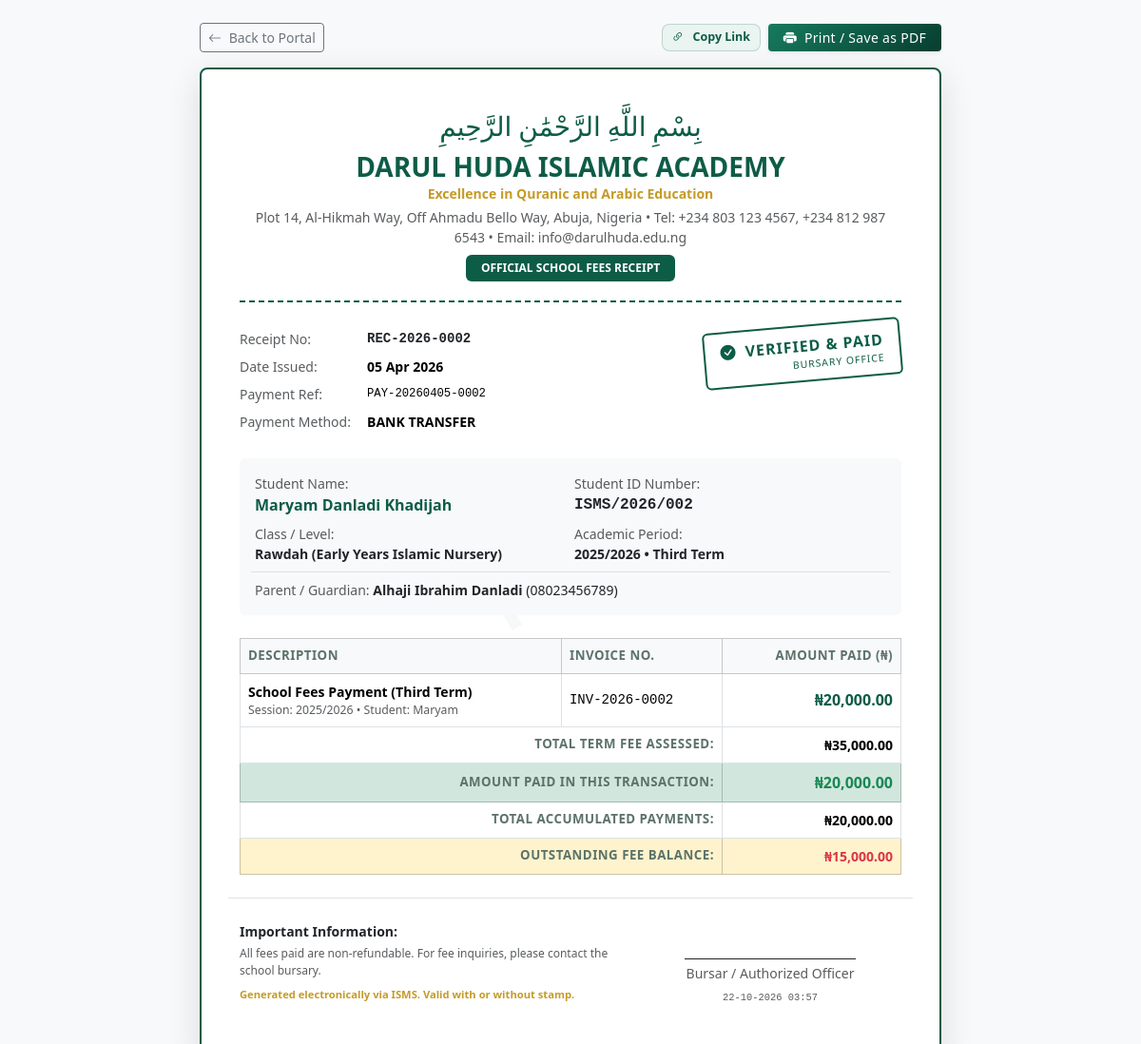
The page /parent/receipt.php?id=2 (signed in) on the database its author committed.
### tables this page shows
CREATE TABLE `payments` (
  `id` INT AUTO_INCREMENT PRIMARY KEY,
  `invoice_id` INT NOT NULL,
  `student_id` INT NOT NULL,
  `parent_id` INT NOT NULL,
  `payment_reference` VARCHAR(100) NOT NULL UNIQUE,  
  `transaction_reference` VARCHAR(150) NULL,       
  `amount` DECIMAL(12, 2) NOT NULL,
  `payment_method` ENUM('online_paystack', 'online_flutterwave', 'bank_transfer', 'cash', 'pos') NOT NULL DEFAULT 'bank_transfer',
  `payment_channel` VARCHAR(50) NULL,
  `proof_file` VARCHAR(255) NULL,                  
  `payment_status` ENUM('pending', 'successful', 'failed', 'rejected') NOT NULL DEFAULT 'pending',
  `rejection_reason` TEXT NULL,
  `verified_by` INT NULL,                          
  `verified_at` DATETIME NULL,
  `notes` TEXT NULL,
  `created_at` TIMESTAMP DEFAULT CURRENT_TIMESTAMP,
  CONSTRAINT `fk_pay_invoice` FOREIGN KEY (`invoice_id`) REFERENCES `student_invoices` (`id`) ON DELETE CASCADE,
  CONSTRAINT `fk_pay_student` FOREIGN KEY (`student_id`) REFERENCES `students` (`id`) ON DELETE CASCADE,
  CONSTRAINT `fk_pay_parent` FOREIGN KEY (`parent_id`) REFERENCES `parents` (`id`) ON DELETE CASCADE,
  CONSTRAINT `fk_pay_admin` FOREIGN KEY (`verified_by`) REFERENCES `users` (`id`) ON DELETE SET NULL
);

CREATE TABLE `receipts` (
  `id` INT AUTO_INCREMENT PRIMARY KEY,
  `receipt_number` VARCHAR(50) NOT NULL UNIQUE,   
  `payment_id` INT NOT NULL UNIQUE,
  `invoice_id` INT NOT NULL,
  `student_id` INT NOT NULL,
  `parent_id` INT NOT NULL,
  `amount` DECIMAL(12, 2) NOT NULL,
  `issued_date` DATE NOT NULL,
  `created_at` TIMESTAMP DEFAULT CURRENT_TIMESTAMP,
  CONSTRAINT `fk_rec_payment` FOREIGN KEY (`payment_id`) REFERENCES `payments` (`id`) ON DELETE CASCADE,
  CONSTRAINT `fk_rec_invoice` FOREIGN KEY (`invoice_id`) REFERENCES `student_invoices` (`id`) ON DELETE CASCADE,
  CONSTRAINT `fk_rec_student` FOREIGN KEY (`student_id`) REFERENCES `students` (`id`) ON DELETE CASCADE,
  CONSTRAINT `fk_rec_parent` FOREIGN KEY (`parent_id`) REFERENCES `parents` (`id`) ON DELETE CASCADE
);

CREATE TABLE `students` (
  `id` INT AUTO_INCREMENT PRIMARY KEY,
  `student_id_number` VARCHAR(50) NULL UNIQUE,  
  `parent_id` INT NOT NULL,
  `first_name` VARCHAR(60) NOT NULL,
  `last_name` VARCHAR(60) NOT NULL,
  `other_name` VARCHAR(60) NULL,
  `date_of_birth` DATE NOT NULL,
  `gender` ENUM('Male', 'Female') NOT NULL,
  `requested_class_id` INT NULL,
  `current_class_id` INT NULL,
  `previous_islamiyya_education` TEXT NULL,
  `registration_status` ENUM('pending', 'approved', 'rejected') NOT NULL DEFAULT 'pending',
  `rejection_reason` TEXT NULL,
  `enrolment_status` ENUM('active', 'graduated', 'withdrawn', 'inactive') NOT NULL DEFAULT 'active',
  `admission_date` DATE NULL,
  `medical_info` TEXT NULL,
  `created_at` TIMESTAMP DEFAULT CURRENT_TIMESTAMP,
  `updated_at` TIMESTAMP DEFAULT CURRENT_TIMESTAMP ON UPDATE CURRENT_TIMESTAMP,
  CONSTRAINT `fk_students_parent` FOREIGN KEY (`parent_id`) REFERENCES `parents` (`id`) ON DELETE CASCADE,
  CONSTRAINT `fk_students_req_class` FOREIGN KEY (`requested_class_id`) REFERENCES `classes` (`id`) ON DELETE SET NULL,
  CONSTRAINT `fk_students_cur_class` FOREIGN KEY (`current_class_id`) REFERENCES `classes` (`id`) ON DELETE SET NULL
);

CREATE TABLE `classes` (
  `id` INT AUTO_INCREMENT PRIMARY KEY,
  `class_name` VARCHAR(100) NOT NULL,
  `level_category` VARCHAR(50) NOT NULL,  
  `description` VARCHAR(255) NULL,
  `display_order` INT NOT NULL DEFAULT 1,
  `status` ENUM('active', 'inactive') NOT NULL DEFAULT 'active',
  `created_at` TIMESTAMP DEFAULT CURRENT_TIMESTAMP
);

CREATE TABLE `academic_sessions` (
  `id` INT AUTO_INCREMENT PRIMARY KEY,
  `session_name` VARCHAR(50) NOT NULL UNIQUE,  
  `is_current` TINYINT(1) NOT NULL DEFAULT 0,
  `created_at` TIMESTAMP DEFAULT CURRENT_TIMESTAMP
);

CREATE TABLE `academic_terms` (
  `id` INT AUTO_INCREMENT PRIMARY KEY,
  `session_id` INT NOT NULL,
  `term_name` VARCHAR(50) NOT NULL,  
  `start_date` DATE NULL,
  `end_date` DATE NULL,
  `is_current` TINYINT(1) NOT NULL DEFAULT 0,
  `created_at` TIMESTAMP DEFAULT CURRENT_TIMESTAMP,
  CONSTRAINT `fk_term_session` FOREIGN KEY (`session_id`) REFERENCES `academic_sessions` (`id`) ON DELETE CASCADE
);

CREATE TABLE `parents` (
  `id` INT AUTO_INCREMENT PRIMARY KEY,
  `user_id` INT NOT NULL UNIQUE,
  `full_name` VARCHAR(150) NOT NULL,
  `residential_address` TEXT NOT NULL,
  `emergency_contact_name` VARCHAR(150) NULL,
  `emergency_contact_phone` VARCHAR(25) NULL,
  `occupation` VARCHAR(100) NULL,
  `created_at` TIMESTAMP DEFAULT CURRENT_TIMESTAMP,
  `updated_at` TIMESTAMP DEFAULT CURRENT_TIMESTAMP ON UPDATE CURRENT_TIMESTAMP,
  CONSTRAINT `fk_parents_user` FOREIGN KEY (`user_id`) REFERENCES `users` (`id`) ON DELETE CASCADE
);

CREATE TABLE `users` (
  `id` INT AUTO_INCREMENT PRIMARY KEY,
  `username` VARCHAR(80) NOT NULL UNIQUE,
  `email` VARCHAR(120) NULL UNIQUE,
  `phone` VARCHAR(25) NOT NULL UNIQUE,
  `password_hash` VARCHAR(255) NOT NULL,
  `role` ENUM('admin', 'parent') NOT NULL DEFAULT 'parent',
  `status` ENUM('active', 'suspended', 'deactivated') NOT NULL DEFAULT 'active',
  `last_login` DATETIME NULL,
  `created_at` TIMESTAMP DEFAULT CURRENT_TIMESTAMP,
  `updated_at` TIMESTAMP DEFAULT CURRENT_TIMESTAMP ON UPDATE CURRENT_TIMESTAMP
);

CREATE TABLE `student_invoices` (
  `id` INT AUTO_INCREMENT PRIMARY KEY,
  `invoice_number` VARCHAR(50) NOT NULL UNIQUE,
  `student_id` INT NOT NULL,
  `session_id` INT NOT NULL,
  `term_id` INT NOT NULL,
  `total_amount` DECIMAL(12, 2) NOT NULL DEFAULT 0.00,
  `amount_paid` DECIMAL(12, 2) NOT NULL DEFAULT 0.00,
  `balance` DECIMAL(12, 2) NOT NULL DEFAULT 0.00,
  `status` ENUM('unpaid', 'partially_paid', 'paid', 'overdue') NOT NULL DEFAULT 'unpaid',
  `due_date` DATE NULL,
  `created_at` TIMESTAMP DEFAULT CURRENT_TIMESTAMP,
  `updated_at` TIMESTAMP DEFAULT CURRENT_TIMESTAMP ON UPDATE CURRENT_TIMESTAMP,
  CONSTRAINT `fk_inv_student` FOREIGN KEY (`student_id`) REFERENCES `students` (`id`) ON DELETE CASCADE,
  CONSTRAINT `fk_inv_session` FOREIGN KEY (`session_id`) REFERENCES `academic_sessions` (`id`) ON DELETE CASCADE,
  CONSTRAINT `fk_inv_term` FOREIGN KEY (`term_id`) REFERENCES `academic_terms` (`id`) ON DELETE CASCADE
);

CREATE TABLE `school_settings` (
  `id` INT AUTO_INCREMENT PRIMARY KEY,
  `setting_key` VARCHAR(100) NOT NULL UNIQUE,
  `setting_value` TEXT NULL,
  `updated_at` TIMESTAMP DEFAULT CURRENT_TIMESTAMP ON UPDATE CURRENT_TIMESTAMP
);

### parent/receipt.php (the view, shortened to what the rows shown need)
<?php
require_once __DIR__ . '/../config/app.php';
require_once __DIR__ . '/../includes/functions.php';
$payment_id = (int)($_GET['id'] ?? 0);
$pdo = get_db_connection();
$query = "
    SELECT
        p.*,
        r.receipt_number, r.issued_date,
        s.first_name, s.last_name, s.other_name, s.student_id_number,
        c.class_name, c.level_category,
        pt.full_name as parent_name, pt.residential_address as parent_address, u.phone as parent_phone,
        inv.invoice_number, inv.total_amount as invoice_total, inv.balance as invoice_balance, inv.amount_paid as invoice_total_paid,
        sess.session_name,
        t.term_name
    FROM payments p
    LEFT JOIN receipts r ON p.id = r.payment_id
    JOIN students s ON p.student_id = s.id
    LEFT JOIN classes c ON s.current_class_id = c.id
    JOIN parents pt ON p.parent_id = pt.id
    JOIN users u ON pt.user_id = u.id
    JOIN student_invoices inv ON p.invoice_id = inv.id
    JOIN academic_sessions sess ON inv.session_id = sess.id
    JOIN academic_terms t ON inv.term_id = t.id
    WHERE p.id = ?
";
$stmt = $pdo->prepare($query);
$stmt->execute([$payment_id]);
$rec = $stmt->fetch();
$school_name = get_setting('school_name', 'Darul Huda Islamic Academy');
$footer_note = get_setting('receipt_footer_note', 'All fees paid are non-refundable. For bursary inquiries, contact the school office.');
?>
<!DOCTYPE html>
<html lang="en">
<head>
    <link href="https://cdn.jsdelivr.net/npm/bootstrap@5.3.3/dist/css/bootstrap.min.css" rel="stylesheet">
    <link rel="stylesheet" href="https://cdn.jsdelivr.net/npm/bootstrap-icons@1.11.3/font/bootstrap-icons.min.css">
    <link rel="stylesheet" href="<?= BASE_URL ?>/assets/css/style.css">
</head>
<body class="bg-light py-4">
<div class="receipt-container position-relative">
    <div class="row g-3 mb-4 position-relative" style="z-index: 1;">
        <div class="col-6">
            <table class="table table-sm table-borderless mb-0 small">
                <tr>
                    <td class="text-muted ps-0" style="width: 130px;">Receipt No:</td>
                    <td class="fw-bold text-dark font-monospace"><?= e($rec['receipt_number']) ?></td>
                </tr>
                <tr>
                    <td class="text-muted ps-0">Date Issued:</td>
                    <td class="fw-bold"><?= format_date($rec['issued_date']) ?></td>
                </tr>
                <tr>
                    <td class="text-muted ps-0">Payment Ref:</td>
                    <td class="font-monospace small"><?= e($rec['payment_reference']) ?></td>
                </tr>
                <tr>
                    <td class="text-muted ps-0">Payment Method:</td>
                    <td class="text-uppercase fw-semibold"><?= e(str_replace('_', ' ', $rec['payment_method'])) ?></td>
                </tr>
            </table>
        </div>
    </div>
    <div class="card bg-light border-0 mb-4 p-3 position-relative" style="z-index: 1;">
        <div class="row g-2 small">
            <div class="col-md-6">
                <span class="text-muted d-block">Student Name:</span>
                <strong class="fs-6 text-islamic"><?= e($rec['first_name'] . ' ' . $rec['last_name'] . ' ' . ($rec['other_name'] ?? '')) ?></strong>
            </div>
            <div class="col-md-6">
                <span class="text-muted d-block">Student ID Number:</span>
                <strong class="fs-6 font-monospace text-dark"><?= e($rec['student_id_number'] ?? 'Pending') ?></strong>
            </div>
            <div class="col-md-6 mt-2">
                <span class="text-muted d-block">Class / Level:</span>
                <strong><?= e($rec['class_name'] ?? 'Islamiyya Level') ?></strong>
            </div>
            <div class="col-md-6 mt-2">
                <span class="text-muted d-block">Academic Period:</span>
                <strong><?= e($rec['session_name']) ?> &bull; <?= e($rec['term_name']) ?></strong>
            </div>
            <div class="col-md-12 mt-2 pt-2 border-top">
                <span class="text-muted">Parent / Guardian:</span>
                <strong><?= e($rec['parent_name']) ?></strong> (<?= e($rec['parent_phone']) ?>)
            </div>
        </div>
    </div>
    <div class="table-responsive mb-4 position-relative" style="z-index: 1;">
        <table class="table table-bordered mb-0 small">
            <thead class="table-light">
                <tr>
                    <th>Description</th>
                    <th>Invoice No.</th>
                    <th class="text-end">Amount Paid (₦)</th>
                </tr>
            </thead>
            <tbody>
                <tr>
                    <td>
                        <strong>School Fees Payment (<?= e($rec['term_name']) ?>)</strong>
                        <div class="text-muted small">Session: <?= e($rec['session_name']) ?> &bull; Student: <?= e($rec['first_name']) ?></div>
                    </td>
                    <td class="font-monospace"><?= e($rec['invoice_number']) ?></td>
                    <td class="text-end fw-bold fs-6 text-islamic"><?= format_currency($rec['amount']) ?></td>
                </tr>
            </tbody>
            <tfoot>
                <tr>
                    <th colspan="2" class="text-end">Total Term Fee Assessed:</th>
                    <td class="text-end fw-bold"><?= format_currency($rec['invoice_total']) ?></td>
                </tr>
                <tr class="table-success">
                    <th colspan="2" class="text-end">Amount Paid in this Transaction:</th>
                    <td class="text-end fw-bold text-success fs-6"><?= format_currency($rec['amount']) ?></td>
                </tr>
                <tr>
                    <th colspan="2" class="text-end">Total Accumulated Payments:</th>
                    <td class="text-end fw-bold"><?= format_currency($rec['invoice_total_paid']) ?></td>
                </tr>
                <tr class="<?= $rec['invoice_balance'] > 0 ? 'table-warning' : '' ?>">
                    <th colspan="2" class="text-end">Outstanding Fee Balance:</th>
                    <td class="text-end fw-bold <?= $rec['invoice_balance'] > 0 ? 'text-danger' : 'text-success' ?>">
                        <?= format_currency($rec['invoice_balance']) ?>
                    </td>
                </tr>
            </tfoot>
        </table>
    </div>
    <div class="row pt-4 border-top mt-4 position-relative" style="z-index: 1;">
        <div class="col-7 small text-muted">
            <p class="mb-1 fw-bold text-dark">Important Information:</p>
            <p class="mb-0" style="font-size: 0.75rem;"><?= e($footer_note) ?></p>
            <p class="mt-2 text-gold fw-semibold" style="font-size: 0.7rem;">Generated electronically via ISMS. Valid with or without stamp.</p>
        </div>
    </div>
</div>
</body>
</html>

### rows shown on the page
payments: receipts.receipt_number "REC-2026-0002", receipts.issued_date "05 Apr 2026", payment_reference "PAY-20260405-0002", payment_method "BANK TRANSFER", student.other_name "Maryam Danladi Khadijah", student.student_id_number "ISMS/2026/002", classes.class_name "Rawdah (Early Years Islamic Nursery)", academic_sessions.session_name "2025/2026", academic_terms.term_name "Third Term", parent.full_name "Alhaji Ibrahim Danladi", users.phone "08023456789", student.first_name "Maryam", invoice.invoice_number "INV-2026-0002", amount "₦20,000.00", invoice.total_amount "₦35,000.00", invoice.amount_paid "₦20,000.00", invoice.balance "₦15,000.00"
school_settings: setting_key "All fees paid are non-refundable. For fee inquiries, please contact the school bursary."

### other values the page prints
$school_name "DARUL HUDA ISLAMIC ACADEMY"
$school_motto "Excellence in Quranic and Arabic Education"
$school_address "Plot 14, Al-Hikmah Way, Off Ahmadu Bello Way, Abuja, Nigeria"
$school_phone "+234 803 123 4567, +234 812 987 6543"
$school_email "info@darulhuda.edu.ng"
